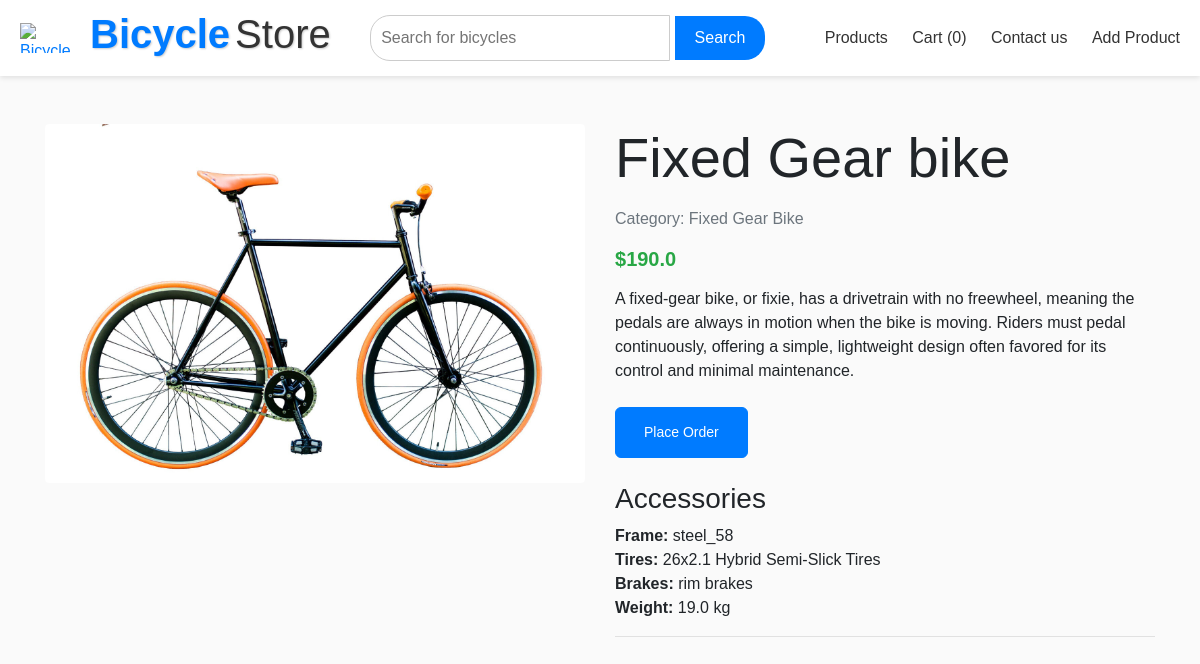
Screenshot of /place_order/6 with the database file from the repository.
### models.py (models this page shows)
class Bikes(db.Model):
    id = db.Column(db.Integer, primary_key=True)
    Brand_name = db.Column(db.String(100), nullable=False)
    Brand_category = db.Column(db.Text, nullable=False)
    price = db.Column(db.Float, nullable=False)
    M_date = db.Column(db.String(50), nullable=False)
    image_url = db.Column(db.String(200), nullable=False)
    description = db.Column(db.String(200), nullable=False)
    accessories = db.relationship('Accessories', secondary=bike_accessory_association, backref='bikes')  # Many-to-many relationship

class Accessories(db.Model):
    id = db.Column(db.Integer, primary_key=True)
    frame = db.Column(db.String(100), nullable=False)
    tires = db.Column(db.String(100), nullable=False)
    brakes = db.Column(db.String(100), nullable=False)
    weight = db.Column(db.Float, nullable=False)

### app.py (the view, shortened to what this page needs)
@app.route('/place_order/<int:product_id>', methods=['GET', 'POST'])
def place_order(product_id):
    form = OrderForm()
    product = Bikes.query.get_or_404(product_id)
    accessories = product.accessories
    return render_template('productDetails.html', form=form, product=product, accessories=accessories)

### forms.py
class OrderForm(FlaskForm):
    submit = SubmitField('Place Order')

### app.py (called while the page is built)
def get_cart_item_count():
    return len(Order.query.all())

@app.context_processor
def inject_cart_count():
    return dict(cart_item_count=get_cart_item_count())

### templates/productDetails.html (shortened to what this page needs)
{% extends "header.html" %}
{% block content %}
<section class="pd-product-details-section py-5">
    <div class="container">
        <div class="row">
            <div class="col-lg-6 mb-4 mb-lg-0">
                <div class="text-center">
                    <img src="{{ product.image_url }}" alt="{{ product.Brand_name }} Image" class="img-fluid rounded">
                </div>
            </div>
            <div class="col-lg-6">
                <h1 class="display-4 mb-3">{{ product.Brand_name }}</h1>
                <p class="text-muted">Category: {{ product.Brand_category }}</p>
                <div class="d-flex align-items-center mb-3">
                    <span class="current-price display-4 text-success">${{ product.price }}</span>
                </div>
                <p class="mb-4">
                   {{ product.description }}
                </p>
                <div class="mb-4">
                <form method="POST" action={{ url_for('place_order', product_id=product.id) }} >
                    {{ form.submit(class="btn btn-primary btn-lg mr-2") }}
                </form>
                </div>
                <h3 class="mt-4">Accessories</h3>
                {% if accessories %}
                    <ul class="list-unstyled">
                        {% for accessory in accessories %}
                            <li><strong>Frame:</strong> {{ accessory.frame }}</li>
                            <li><strong>Tires:</strong> {{ accessory.tires }}</li>
                            <li><strong>Brakes:</strong> {{ accessory.brakes }}</li>
                            <li><strong>Weight:</strong> {{ accessory.weight }} kg</li>
                            <hr>
                        {% endfor %}
                    </ul>
                {% else %}
                    <p>No accessories available for this product.</p>
                {% endif %}
            </div>
        </div>
    </div>
</section>
{% endblock %}

### static/css/styles.css (style rules this page uses)
* { margin: 0; padding: 0; box-sizing: border-box; }
body { font-family: Arial, sans-serif; }
.current-price { font-size: 20px; color: #000; font-weight: bold; }

### static/css/checkout.css (style rules this page uses)
* { margin: 0; padding: 0; box-sizing: border-box; font-family: Arial, sans-serif; }
body { background-color: #fafafa; }
.btn-primary { padding: 0.875rem 1.75rem; font-size: 0.875rem; background-color: #007bff; color: #fff; border-radius: 0.375rem; cursor: pointer; }

### rows the page displays
Bikes: image_url (picture), Brand_name "Fixed Gear bike", Brand_category "Fixed Gear Bike", price "190.0", description "A fixed-gear bike, or fixie, has a drivetrain with no freewheel, meaning the pedals are always in motion when the bike is moving. Riders must pedal continuously, offering a simple, lightweight design often favored for its control and minimal maintenance."
Accessories: frame "steel_58", tires "26x2.1 Hybrid Semi-Slick Tires", brakes "rim brakes", weight "19.0"

### other values shown
{{ cart_item_count }} "0"
